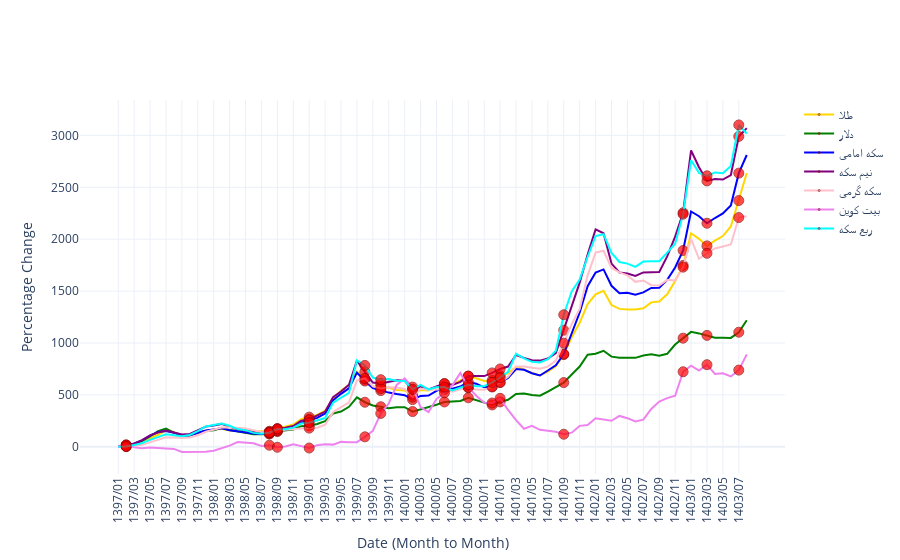

The cell this chart's notebook holds for it:
### Code cell
df['persian_date_jalali'] = df['persian_date'].apply(convert_persian_to_jalali)

df = df[df['persian_date_jalali'] > JalaliDate(1395, 1, 1)]

# Group by market type and year_month
market_names = {
  "Coin": "سکه امامی",
  "Bitcoin": "بیت کوین",
  "Nim-Coin": "نیم سکه",
  "Gold": "طلا",
  "Dollar": "دلار",
  "Rob-Coin": "ربع سکه",
  "Coin-Gerami": "سکه گرمی"  
}

monthly_data_dict = {}

for market_type in df['market_type'].unique():
    market_data = df[df['market_type'] == market_type]

    # Calculate monthly average price and percentage change
    grouped = market_data.groupby('year_month').agg(
        avg_closing_price=('closing', 'mean')
    )
    grouped['price_change'] = (grouped['avg_closing_price'] / grouped['avg_closing_price'].iloc[0] - 1) * 100

    # Add data to dictionary
    monthly_data_dict[market_names.get(str(market_type), 'Unknown')] = {
        'year_month': grouped.index.tolist(),
        'price_change': grouped['price_change'].tolist()
    }

# Custom height for the output cell
display(HTML('<style>.output { height: 800px; overflow-y: scroll; }</style>'))

# Load events data from CSV
events_df = pd.read_csv("events.csv")

colors = {
    "بیت کوین": "violet",
    "طلا": "gold",
    "دلار": "green",
    "سکه امامی": "blue",
    "نیم سکه": "purple",
    "ربع سکه": "cyan",
    "سکه گرمی": "pink"
}

# Create a figure
fig = go.Figure()

# Iterate over the monthly data dictionary to add traces for each market
for name, monthly_data in monthly_data_dict.items():
    hover_texts = []
    marker_colors = []
    marker_sizes = []

    for date in monthly_data['year_month']:
        # Check if an event matches this date
        matching_event = events_df[events_df['تاریخ شمسی'] == date]
        if not matching_event.empty:
            # Build the hover text for the matching event
            event_name = matching_event.iloc[0]['رویداد']
            event_impact = matching_event.iloc[0]['تأثیر بر بازارها']
            hover_texts.append(f"<b>{event_name}</b><br>Impact: {event_impact}")
            marker_colors.append('red')  # Highlight event points in red
            marker_sizes.append(10)  # Highlight event points with larger size
        else:
            hover_texts.append("")  # No event for this date
            marker_colors.append('rgba(0,0,0,0)')  # Transparent color for non-event points
            marker_sizes.append(0)  # Invisible marker size

    # Add trace for each market
    fig.add_trace(go.Scatter(
        x=monthly_data['year_month'],
        y=monthly_data['price_change'],
        mode='lines+markers',
        name=name,
        hoverinfo="text",  # Only show custom hover text
        text=hover_texts,  # Custom hover text
        marker=dict(
            color=marker_colors,  # Assign colors based on event occurrence
            size=marker_sizes,  # Show marker size only for events
            line=dict(width=1, color="darkred")  # Optional: outline markers
        ),
        line=dict(color=colors.get(name, "black"), width=2)  # Default to black if not in colors
    ))

# Chart settings
fig.update_layout(
    xaxis_title="Date (Month to Month)",
    yaxis_title="Percentage Change",
    xaxis=dict(
        type="category",
        tickangle=-90
    ),
    template='plotly_white',
    showlegend=True,
    height=800  # Set the height of the entire chart
)

# Display the figure
fig.show()
